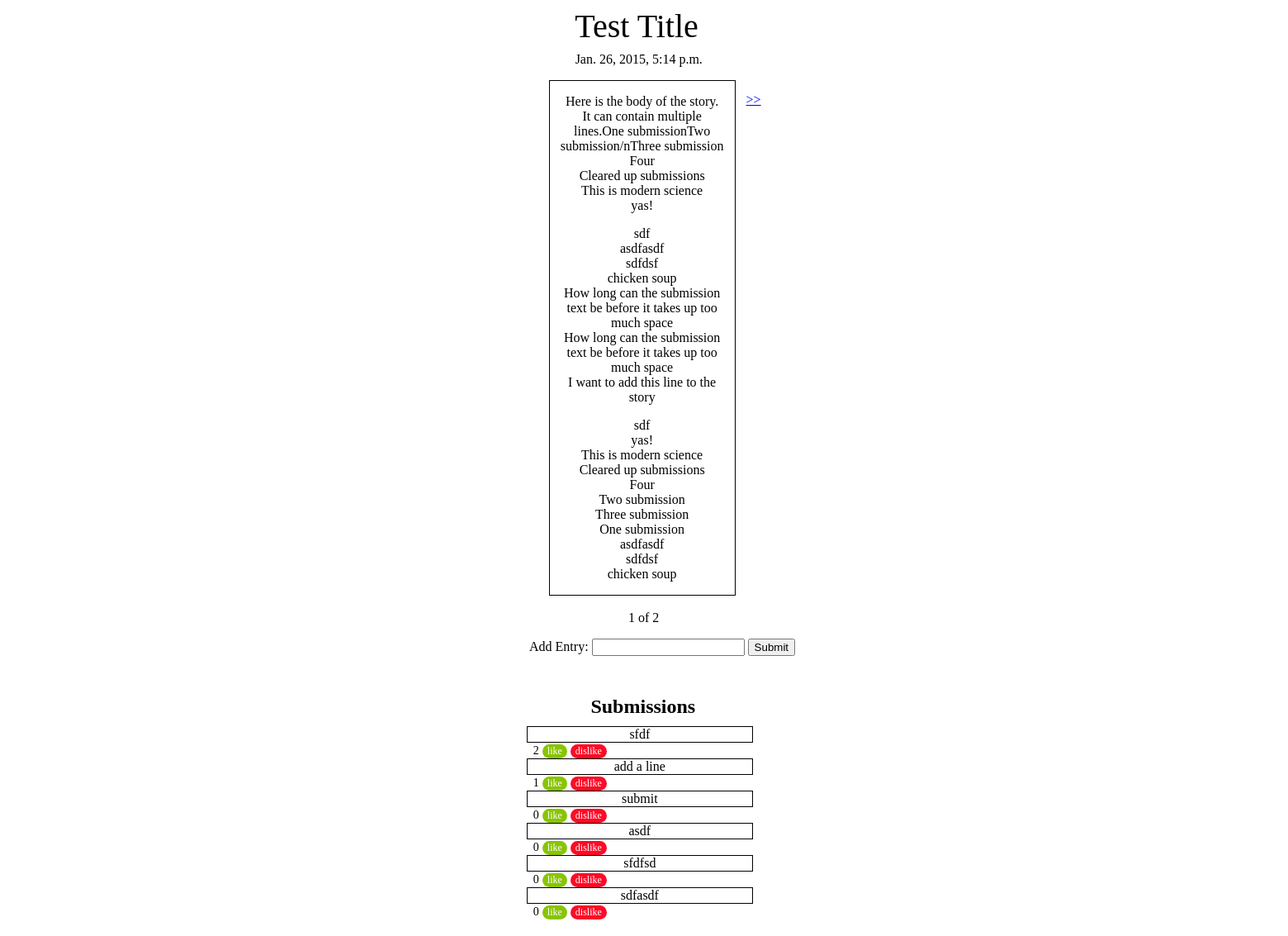
Before: /1 with the older database file.
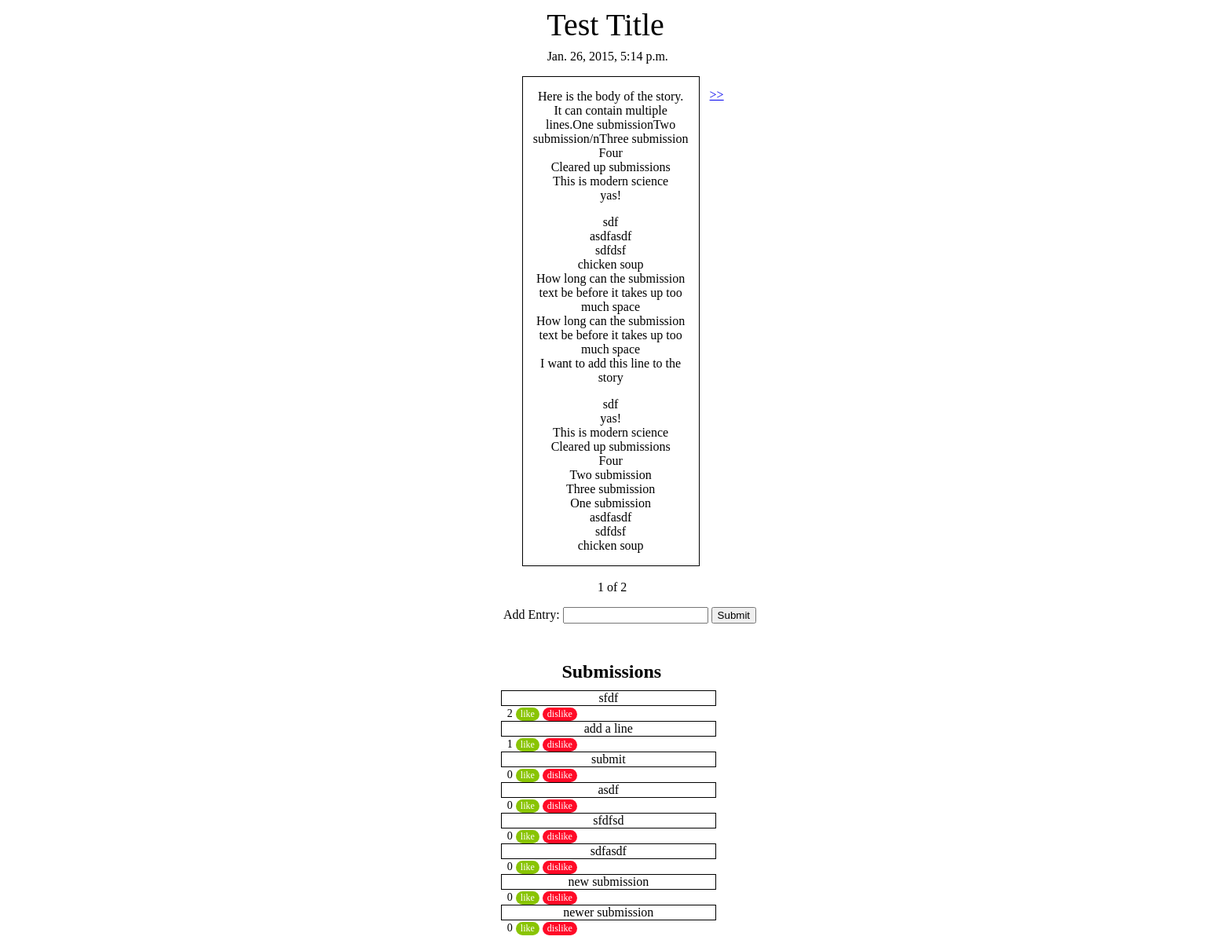
After: the same page with the newer database file.
### blogapp/models.py (models this page shows, shortened)
class Story(models.Model):
    title = models.CharField(max_length=140)
    body = models.TextField()
    date = models.DateTimeField()

class Submission(models.Model):
    story = models.ForeignKey(Story)
    text = models.CharField(max_length=140)
    votes = models.IntegerField(default=0)
    date = models.DateTimeField()

### blogapp/views.py (the view)
# urls.py: url(r'^(?P<page>\d+)$', views.main, name='main'),
def main(request, page):
    stories = Story.objects.all().order_by('-date')
    submissions = Submission.objects.all().order_by('-votes')
    paginator = Paginator(stories, 1)
    try:
        stories = paginator.page(page)
    except (InvalidPage, EmptyPage):
        stories = paginator.page(paginator.num_pages)
    return render(request, 'blogapp/main.html', dict(stories=stories, submissions=submissions))

### blogapp/templates/blogapp/main.html (shortened to what this page needs)
{% load staticfiles %}
<!DOCTYPE html>
<html>
<head lang="en">
    <link rel="stylesheet" type="text/css" href="{% static 'blogapp/style.css' %}" />
</head>
<body>
    <div id="story">
        {% for story in stories %}
            <div class="title">
                <div class= "title_text"> {{ story.title }} </div>
            </div>
                <ul>
                    <div class="time">{{ story.date }}</div>
                    <div class="body">{{ story.body|linebreaks }}</div>
                </ul>
             <span class="current">
                <div class= "current">
                &nbsp;{{ stories.number }} of {{ stories.paginator.num_pages }}
                </div>
            </span>
            <div class= "add_submission">
            <form action='{{ stories.number }}/submission/' method='post'>{% csrf_token %}
            <p> Add Entry: <input type= "text" name="submission">
            <input type='submit' value='Submit' />
            </form>
            </div>
            <div class= "submissions">
                <div class= "submission_title">
                    <h1> Submissions </h1>
                </div>
                {% for submission in submissions %}
                    {% ifequal submission.story.pk story.pk %}
                        <div class= "submission_box">
                            <div class= "text"> {{submission.text}}</div>
                        </div>
                        <div class="votes">{{ submission.votes }}</div>
                        <form action="{{ stories.number }}/submission/{{ submission.pk }}/like/" style="display:inline-block;" method="post">
                            <input id="like" class="like" type="submit" value="like">
                        </form>
                        <form action="{{ stories.number }}/submission/{{ submission.pk }}/dislike/" style="display:inline-block;" method="post">
                            <input id="dislike" class="dislike" type="submit" value="dislike"/>
                        </form>
                    {% endifequal %}
                {% endfor %}
            </div>
        {% endfor %}
        {% if stories.object_list and stories.paginator.num_pages > 1 %}
        <div class="pagination" style="margin-top: 20px; margin-left: -20px; ">
            <span class="step-links">
                {% if stories.has_next %}
                    <div class= "older_entries">
                    <a href="{{ stories.next_page_number }}"> &gt;&gt; </a>
                    </div>
                {% endif %}
            </span>
        </div>
        {% endif %}
    </div>
</body>
</html>

### blogapp/static/blogapp/style.css (style rules this page uses)
.title { position: relative; font-size: 40px; margin-left: 41%; }
.title_text { text-align: center; width: 6.5em; }
.time { position: relative; margin-left: 41%; left: 2em; }
.time { margin-top: -.5em; }
.body { margin-left: 41%; width: 13em; padding-left: .5em; padding-right: .5em; text-align: center; border: solid; border-width: 1px; margin-top: 1em; }
.current { position: relative; margin-left: 41%; margin-top: -1em; left: 3.625em; }
.older_entries { position: absolute; left: 41%; margin-left: 16.5em; top: 7em; }
.submissions { position: relative; width: 100%; margin-top: 1em; margin-left: 41%; left: .3em; }
.submission_box { position: relative; border: solid; border-width: 1px; width: 17em; margin-left: -.5em; }
.submission_title { font-size: 12px; margin-left: 5.8em; margin-bottom: -.5em; }
.text { text-align: center; }
.votes { font-size: 14px; font-family: Times,serif; display:inline-block; }
.like { font-size:12px; font-family:Times, serif; font-weight:normal; border-radius:16px; border:0px solid #68aa07; background-color:#89c403; color:#ffffff; display:inline-block; }
.dislike { font-size:12px; font-family:Times, serif; font-weight:normal; border-radius:16px; border:0px solid #f04030; background-color: #ff0a27; color:#ffffff; display:inline-block; }
.add_submission { padding-bottom: 1em; margin-left: 41%; }

Changed rows visible on the page:
added Submission: text "new submission", votes "0"
added Submission: text "newer submission", votes "0"
